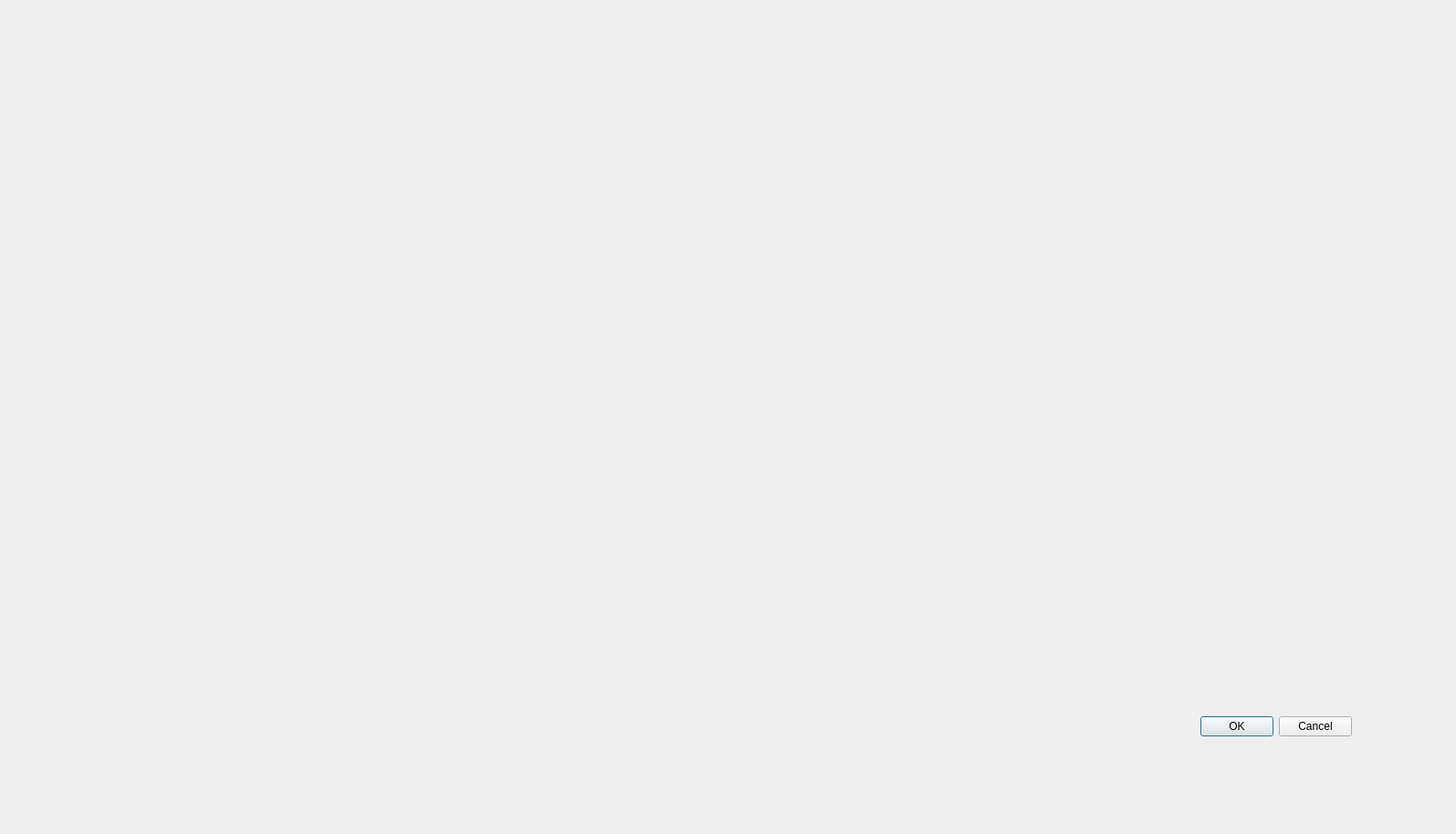
<?xml version="1.0" encoding="UTF-8"?>
<ui version="4.0">
 <class>Dialog</class>
 <widget class="QDialog" name="Dialog">
  <property name="geometry">
   <rect>
    <x>0</x>
    <y>0</y>
    <width>1595</width>
    <height>914</height>
   </rect>
  </property>
  <property name="windowTitle">
   <string>Dialog</string>
  </property>
  <widget class="QDialogButtonBox" name="buttonBox">
   <property name="geometry">
    <rect>
     <x>1140</x>
     <y>780</y>
     <width>341</width>
     <height>32</height>
    </rect>
   </property>
   <property name="orientation">
    <enum>Qt::Horizontal</enum>
   </property>
   <property name="standardButtons">
    <set>QDialogButtonBox::Cancel|QDialogButtonBox::Ok</set>
   </property>
  </widget>
 </widget>
 <resources/>
 <connections>
  <connection>
   <sender>buttonBox</sender>
   <signal>accepted()</signal>
   <receiver>Dialog</receiver>
   <slot>accept()</slot>
   <hints>
    <hint type="sourcelabel">
     <x>248</x>
     <y>254</y>
    </hint>
    <hint type="destinationlabel">
     <x>157</x>
     <y>274</y>
    </hint>
   </hints>
  </connection>
  <connection>
   <sender>buttonBox</sender>
   <signal>rejected()</signal>
   <receiver>Dialog</receiver>
   <slot>reject()</slot>
   <hints>
    <hint type="sourcelabel">
     <x>316</x>
     <y>260</y>
    </hint>
    <hint type="destinationlabel">
     <x>286</x>
     <y>274</y>
    </hint>
   </hints>
  </connection>
 </connections>
</ui>
